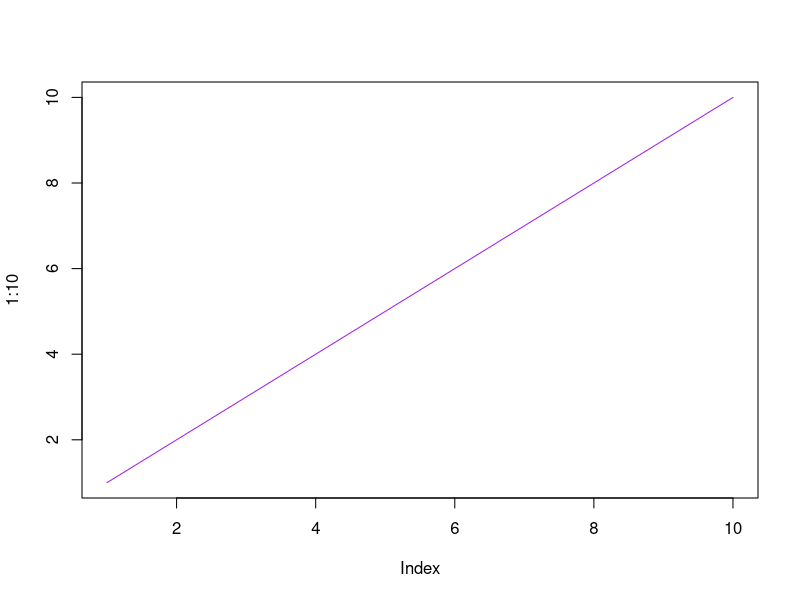
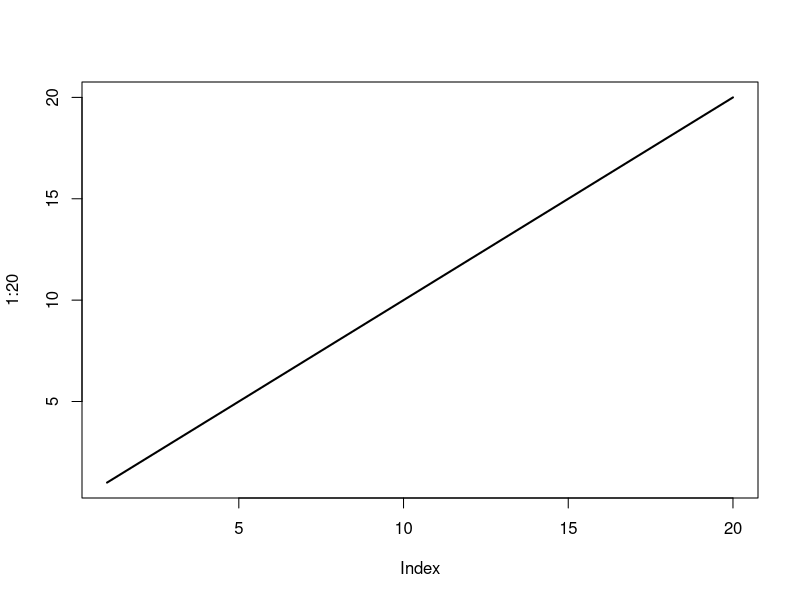
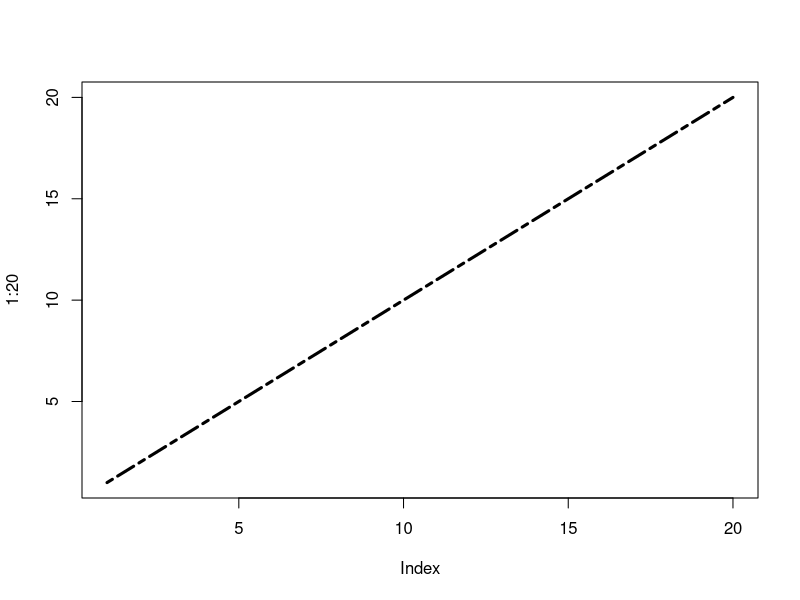
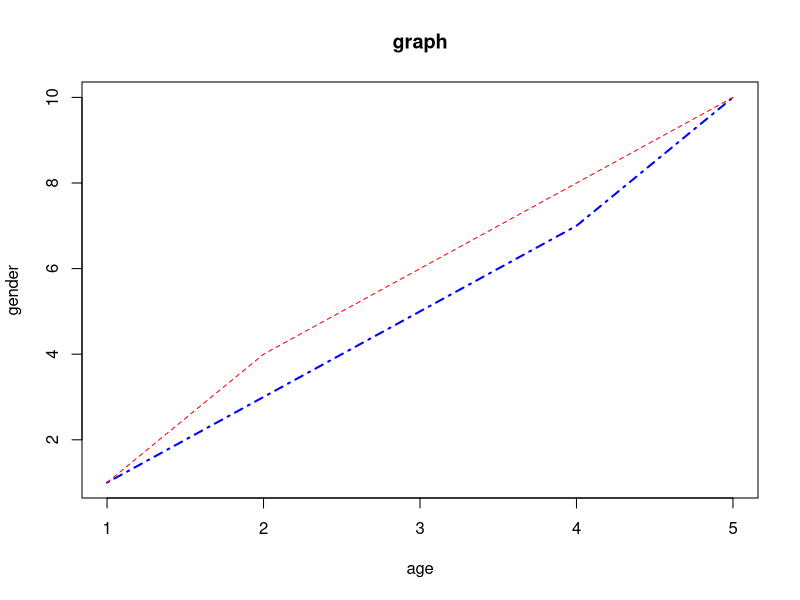

These charts were generated, in order, by the following R code:
# a line graph has a line that connects all point in a diagram

plot(1:10,  type = "l", col="purple")

# LINE WIDTH
# usig lwd 1 is default, 0.5 is less and 1 is double
plot(1:20, type = "l", lwd=2)

# LINE STYLES
# The line is solid by default. Use the lty parameter with a value from 0 to 6 to specify the line format.

# For example, lty=3 will display a dotted line instead of a solid line:

plot(1:20, lwd=3, type="l", lty=6)

# Multiple Lines
# To display more than one line in a graph, use the plot() function together with the 
#lines() function:

line1 <- c(1,3,5,7,10)
line2 <- c(1,4,6,8,10)
plot(line1, type="l", lwd=2, lty=4, col="blue", main="graph", ylab="gender", xlab="age", cex=4)
lines(line2, type="l",lwd=1 ,lty=2, col="red")